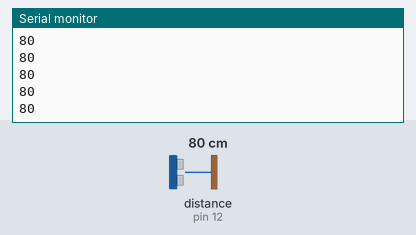
A sketch run on a simulated Arduino Uno, built with avr-gcc and run on an emulated ATmega328P. On the bench: the last lines printed to the serial monitor. Wiring (inferred from the names in the program): ultrasonic range finder: trigger pin 13; echo pin 12. The test bench sets the inputs (shaded band); at power-on: distance to the obstacle (sensor on pin 12) 80 cm. The echo pulse lasts 58.3 µs per cm.

Above: at 0.8 s.
0.9 s: distance to the obstacle (sensor on pin 12) set to 2 cm
At 1.7 s:
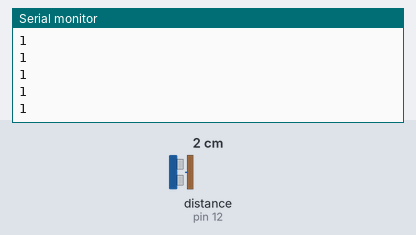
2.4 s: distance to the obstacle (sensor on pin 12) set to 4 cm
At 3.5 s:
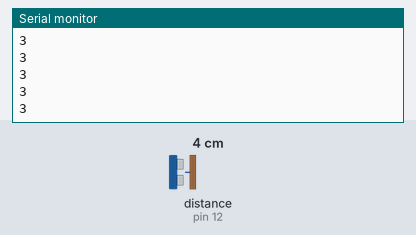
Timing chart, 0 to 5.4 s (numbered marks = the images above; inputs shaded):
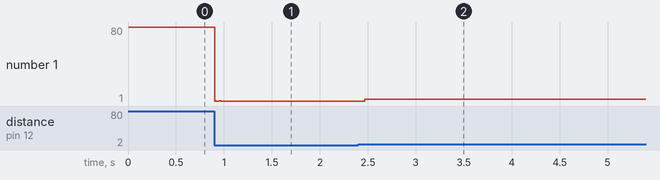

The sketch:

Ultrasonic.ino
```cpp
int trig = 13;
int echo = 12;
int ss = 340; //speed of sound 340 m/s
int duration = 0;
int distance = 0;
int main(){
  init();
  pinMode(trig, OUTPUT);
  pinMode(echo, INPUT);
  Serial.begin(9600);

  for(;;){
    digitalWrite(trig, LOW);
    delayMicroseconds(2);
    // Sets the trigPin HIGH (ACTIVE) for 10 microseconds
    digitalWrite(trig, HIGH);
    delayMicroseconds(10);
    digitalWrite(trig, LOW);
    duration = pulseIn(echo, HIGH)/58;
    distance = duration;
    Serial.println(distance);
  }

}
```

Measured:
- after the input at 0.9 s, the serial monitor: prints a new line at once (image 1)
- after the input at 2.4 s, the serial monitor: prints a new line after 0.07 s (image 2)
- plotted number 1: 80 → 1 after the input at 0.9 s, 1 → 3 after the input at 2.4 s
